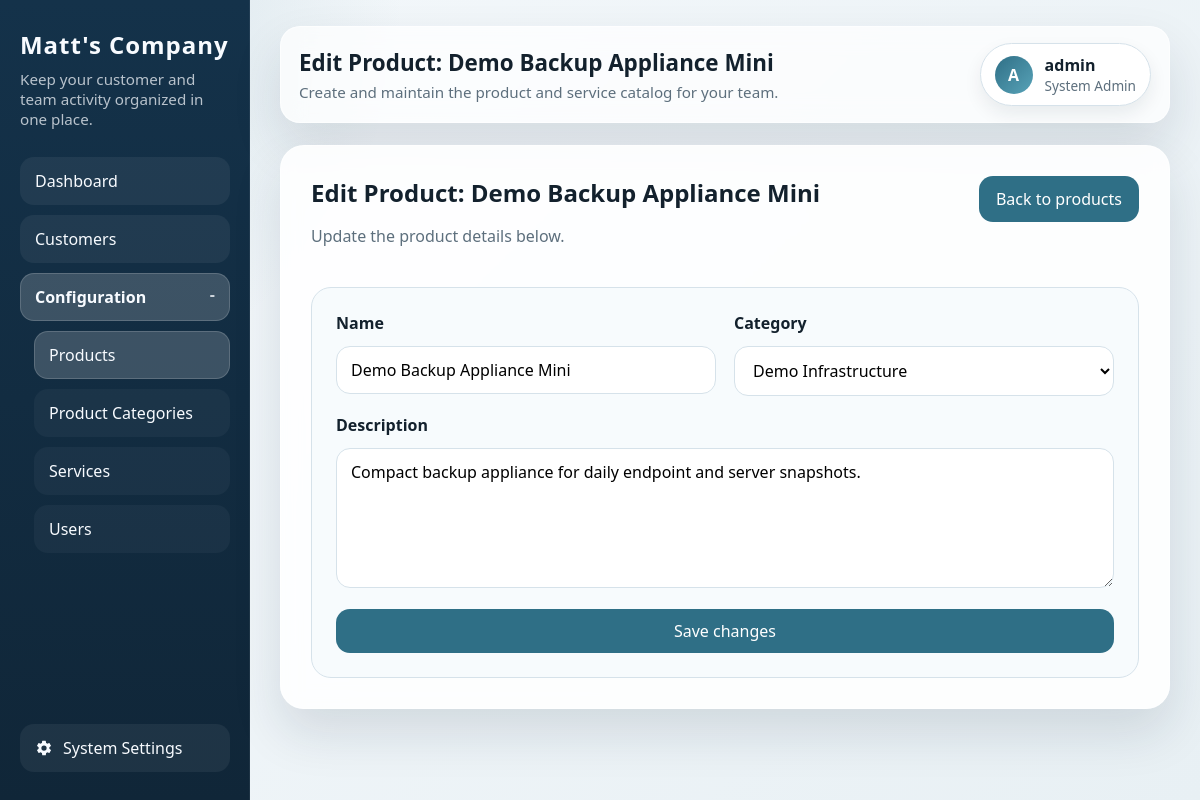
The app's page /products/6/edit/ (signed in) with its own data.
### crm/models/core.py (models this page shows, shortened)
class SystemSettings(models.Model):
    CURRENCY_ZAR = "ZAR"
    CURRENCY_USD = "USD"
    CURRENCY_EUR = "EUR"
    CURRENCY_CHOICES = (
        (CURRENCY_ZAR, "South African Rand (ZAR)"),
        (CURRENCY_USD, "US Dollar (USD)"),
        (CURRENCY_EUR, "Euro (EUR)"),
    )
    company_name = models.CharField(max_length=150, default="My CRM")
    default_currency = models.CharField(
        max_length=3,
        choices=CURRENCY_CHOICES,
        default=CURRENCY_ZAR,
    )
    class Meta:
        verbose_name = "system settings"
        verbose_name_plural = "system settings"
    @classmethod
    def get_solo(cls):
        settings, _ = cls.objects.get_or_create(pk=1)
        return settings

### crm/models/catalog.py (models this page shows)
class Product(models.Model):
    name = models.CharField(max_length=150)
    category = models.ForeignKey(
        ProductCategory,
        on_delete=models.SET_NULL,
        null=True,
        blank=True,
        related_name="products",
    )
    description = models.TextField(blank=True)
    created_at = models.DateTimeField(auto_now_add=True)
    updated_at = models.DateTimeField(auto_now=True)
    class Meta:
        ordering = ("name", "id")
    def __str__(self):
        return self.name

### crm/views/catalog.py (the view)
# urls.py: path("products/<int:product_id>/edit/", edit_product, name="edit_product"),
@login_required
def edit_product(request, product_id):
    if not has_permission(request.user, "crm.change_product"):
        return HttpResponseForbidden("Only admin users can manage configuration.")
    product = get_object_or_404(Product, pk=product_id)
    if request.method == "POST":
        form = ProductForm(request.POST, instance=product)
        if form.is_valid():
            form.save()
            messages.success(request, f"Product '{product}' was updated.")
            return redirect("products")
    else:
        form = ProductForm(instance=product)
    return render(
        request,
        "crm/catalog_form.html",
        {
            "form": form,
            "page_title": f"Edit Product: {product}",
            "submit_label": "Save changes",
            "form_description": "Update the product details below.",
            "back_url": "products",
            "back_label": "Back to products",
        },
    )

### crm/forms/catalog.py
class ProductForm(forms.ModelForm):
    def __init__(self, *args, **kwargs):
        super().__init__(*args, **kwargs)
        self.fields["category"].queryset = ProductCategory.objects.order_by("name")
        self.fields["category"].empty_label = "No category"
    class Meta:
        model = Product
        fields = ("name", "category", "description")
        widgets = {
            "description": forms.Textarea(attrs={"rows": 4}),
        }

### crm/authz/access.py (called while the page is built)
def can_manage_configuration(user):
    return get_access_level(user) in {ACCESS_LEVEL_ADMIN, ACCESS_LEVEL_SYSTEM_ADMIN}

def get_access_level(user):
    if not getattr(user, "is_authenticated", False):
        return ACCESS_LEVEL_USER
    if user.is_superuser or user.is_staff or user.groups.filter(name=SYSTEM_ADMIN_GROUP).exists():
        return ACCESS_LEVEL_SYSTEM_ADMIN
    if user.groups.filter(name=CRM_ADMIN_GROUP).exists():
        return ACCESS_LEVEL_ADMIN
    return ACCESS_LEVEL_USER

def get_access_level_label(user):
    access_level = get_access_level(user)
    if access_level == ACCESS_LEVEL_SYSTEM_ADMIN:
        return "System Admin"
    if access_level == ACCESS_LEVEL_ADMIN:
        return "Admin"
    return "User"

### crm/context_processors.py (called while the page is built)
def system_settings(request):
    settings = SystemSettings.get_solo()
    return {
        "system_settings": settings,
        "company_name": settings.company_name,
        "default_currency": settings.default_currency,
        "can_manage_configuration": can_manage_configuration(request.user),
        "user_access_level": get_access_level_label(request.user),
    }

### crm/models/catalog.py (called while the page is built)
    def __str__(self):
        return self.name

### crm/views/common.py (called while the page is built)
def has_permission(user, permission):
    return user.is_superuser or user.has_perm(permission)

### crm/templates/crm/catalog_form.html (shortened to what this page needs)
{% extends "crm/base.html" %}
{% load static %}
{% block page_title %}{{ page_title }}{% endblock %}
{% block page_copy %}Create and maintain the product and service catalog for your team.{% endblock %}
{% block content %}
    <div class="toolbar">
        <div>
            <h2>{{ page_title }}</h2>
            <p class="meta">{{ form_description }}</p>
        </div>
        <a class="button-link" href="{% url back_url %}">{{ back_label }}</a>
    </div>
    <section class="panel">
        <form method="post" class="form-grid">
            <div class="form-layout">
                {% for field in form %}
                    <div class="form-field{% if field.name == 'description' or field.name == 'products' %} full{% endif %}">
                        <label for="{{ field.id_for_label }}">{{ field.label }}</label>
                        {% if field.name == "products" and form.product_groups %}
                            <div class="product-picker">
                                {% for group in form.product_groups %}
                                    <details class="product-picker-group"{% if group.is_open %} open{% endif %}>
                                        <summary class="product-picker-summary">
                                            <span class="product-picker-summary-main">
                                                <span>{{ group.name }}</span>
                                                <span class="product-picker-count">{{ group.count }} product{{ group.count|pluralize }}</span>
                                            </span>
                                            <label class="product-picker-group-toggle" for="id_products_group_{{ forloop.counter0 }}">
                                                <input
                                                    type="checkbox"
                                                    id="id_products_group_{{ forloop.counter0 }}"
                                                    class="product-group-toggle"
                                                    data-product-group="{{ forloop.counter0 }}"
                                                >
                                                <span>Select all</span>
                                            </label>
                                        </summary>
                                        <div class="product-picker-items" data-product-group-items="{{ forloop.counter0 }}">
                                            {% for product in group.products %}
                                                <label class="product-picker-option" for="{{ product.id_for_label }}">
                                                    <input
                                                        type="checkbox"
                                                        name="{{ field.html_name }}"
                                                        id="{{ product.id_for_label }}"
                                                        value="{{ product.value }}"
                                                        data-product-group-item="{{ forloop.parentloop.counter0 }}"
                                                        {% if product.checked %}checked{% endif %}
                                                    >
                                                    <span>{{ product.label }}</span>
                                                </label>
                                            {% endfor %}
                                        </div>
                                    </details>
                                {% endfor %}
                            </div>
                        {% else %}
                            {{ field }}
                        {% endif %}
                    </div>
                {% endfor %}
            </div>
            <button class="button" type="submit">{{ submit_label }}</button>
        </form>
    </section>
{% endblock %}

### crm/templates/crm/base.html (shortened to what this page needs)
{% load static %}
<!DOCTYPE html>
<html lang="en">
<head>
    <link rel="stylesheet" href="{% static 'crm/css/app.css' %}">
</head>
<body>
    <div class="app-shell">
        <aside class="sidebar">
            <h1 class="brand">{{ company_name }}</h1>
            <p class="sidebar-copy">Keep your customer and team activity organized in one place.</p>
            {% with current_url=request.resolver_match.url_name %}
            <nav class="nav" aria-label="Primary">
                <a class="{% if current_url == 'home' %}active{% endif %}" href="{% url 'home' %}">Dashboard</a>
                <a class="{% if current_url == 'customers' or current_url == 'create_customer' or current_url == 'edit_customer' %}active{% endif %}" href="{% url 'customers' %}">Customers</a>
                {% if can_manage_configuration %}
                    <details class="nav-group" {% if current_url == 'product_categories' or current_url == 'create_product_category' or current_url == 'edit_product_category' or current_url == 'products' or current_url == 'create_product' or current_url == 'edit_product' or current_url == 'services' or current_url == 'create_service' or current_url == 'edit_service' or current_url == 'users' or current_url == 'create_user' or current_url == 'edit_user' or current_url == 'change_user_password' %}open{% endif %}>
                        <summary class="nav-group-toggle {% if current_url == 'product_categories' or current_url == 'create_product_category' or current_url == 'edit_product_category' or current_url == 'products' or current_url == 'create_product' or current_url == 'edit_product' or current_url == 'services' or current_url == 'create_service' or current_url == 'edit_service' or current_url == 'users' or current_url == 'create_user' or current_url == 'edit_user' or current_url == 'change_user_password' %}active{% endif %}">Configuration</summary>
                        <div class="nav-submenu">
                            <a class="{% if current_url == 'products' or current_url == 'create_product' or current_url == 'edit_product' %}active{% endif %}" href="{% url 'products' %}">Products</a>
                            <a class="" href="{% url 'product_categories' %}">Product Categories</a>
                            <a class="{% if current_url == 'services' or current_url == 'create_service' or current_url == 'edit_service' %}active{% endif %}" href="{% url 'services' %}">Services</a>
                            <a class="{% if current_url == 'users' or current_url == 'create_user' or current_url == 'edit_user' or current_url == 'change_user_password' %}active{% endif %}" href="{% url 'users' %}">Users</a>
                        </div>
                    </details>
                {% endif %}
            </nav>
            {% if can_manage_configuration %}
                <div class="sidebar-utility">
                    <a class="sidebar-utility-link {% if current_url == 'system_settings' %}active{% endif %}" href="{% url 'system_settings' %}">
                        <span>System Settings</span>
                    </a>
                </div>
            {% endif %}
            {% endwith %}
        </aside>
        <main class="content">
            <header class="topbar">
                <div>
                    <h1 class="topbar-title">{% block page_title %}CRM Workspace{% endblock %}</h1>
                    <p class="topbar-copy">{% block page_copy %}Manage your team, customers, and daily CRM flow.{% endblock %}</p>
                </div>
                <details class="profile-menu">
                    <summary class="profile-toggle">
                        <span class="avatar">{{ request.user.username|first|upper }}</span>
                        <span class="profile-meta">
                        <span class="profile-name">{{ request.user.get_full_name|default:request.user.username }}</span>
                        <span class="profile-role">
                                {{ user_access_level }}
                            </span>
                        </span>
                    </summary>
                </details>
            </header>
            <section class="card">
                {% block content %}{% endblock %}
            </section>
        </main>
    </div>
</body>
</html>

### records on screen
SystemSettings: company_name "Matt's Company"
Product: form "Demo Backup Appliance Mini" "Demo Infrastructure" "Compact backup appliance for daily endpoint and server snapshots."

### other values on screen
{{ page_title }} "Edit Product: Demo Backup Appliance Mini"
{{ request.user.username|first|upper }} "A"
{{ request.user.get_full_name|default:request.user.username }} "admin"
{{ user_access_level }} "System Admin"
{{ back_label }} "Back to products"
{{ field.label }} "Name" "Category" "Description"
{{ submit_label }} "Save changes"
